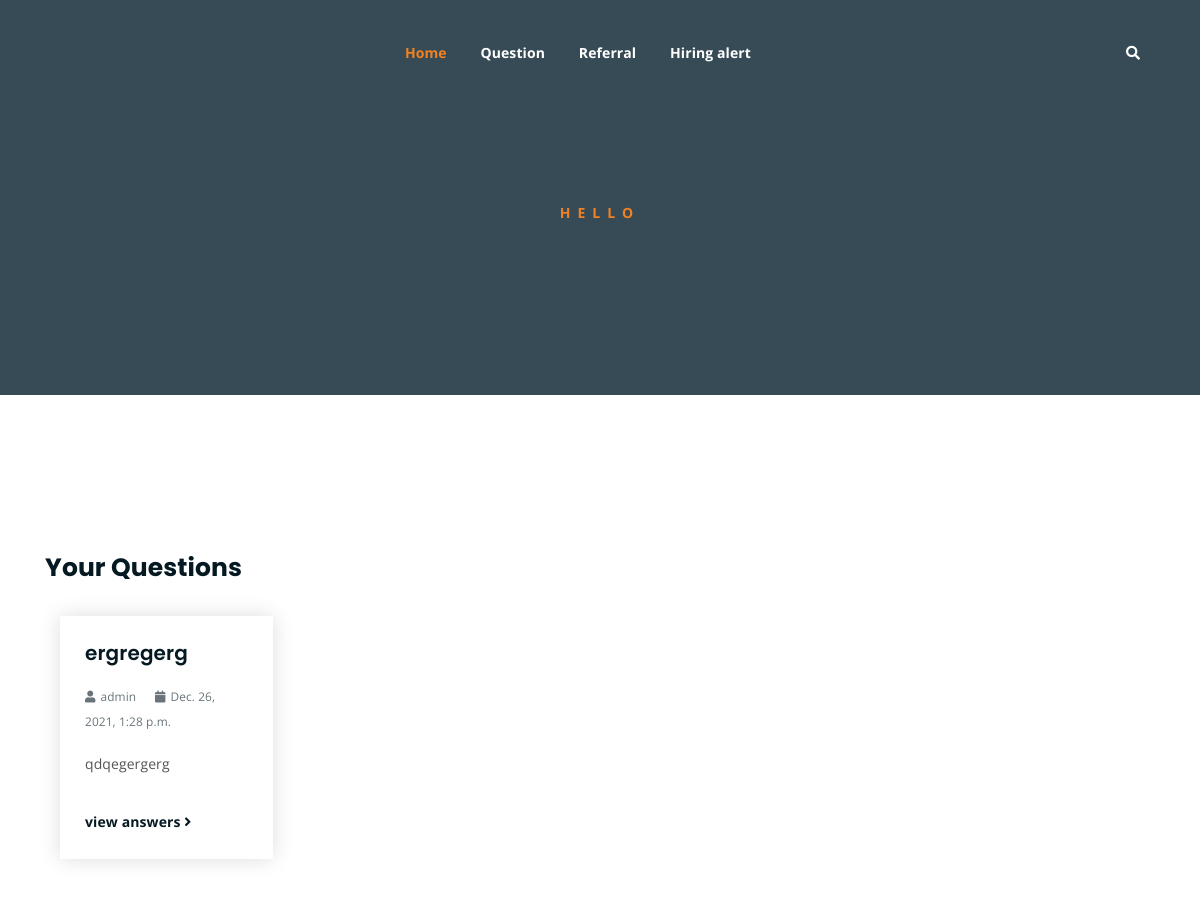
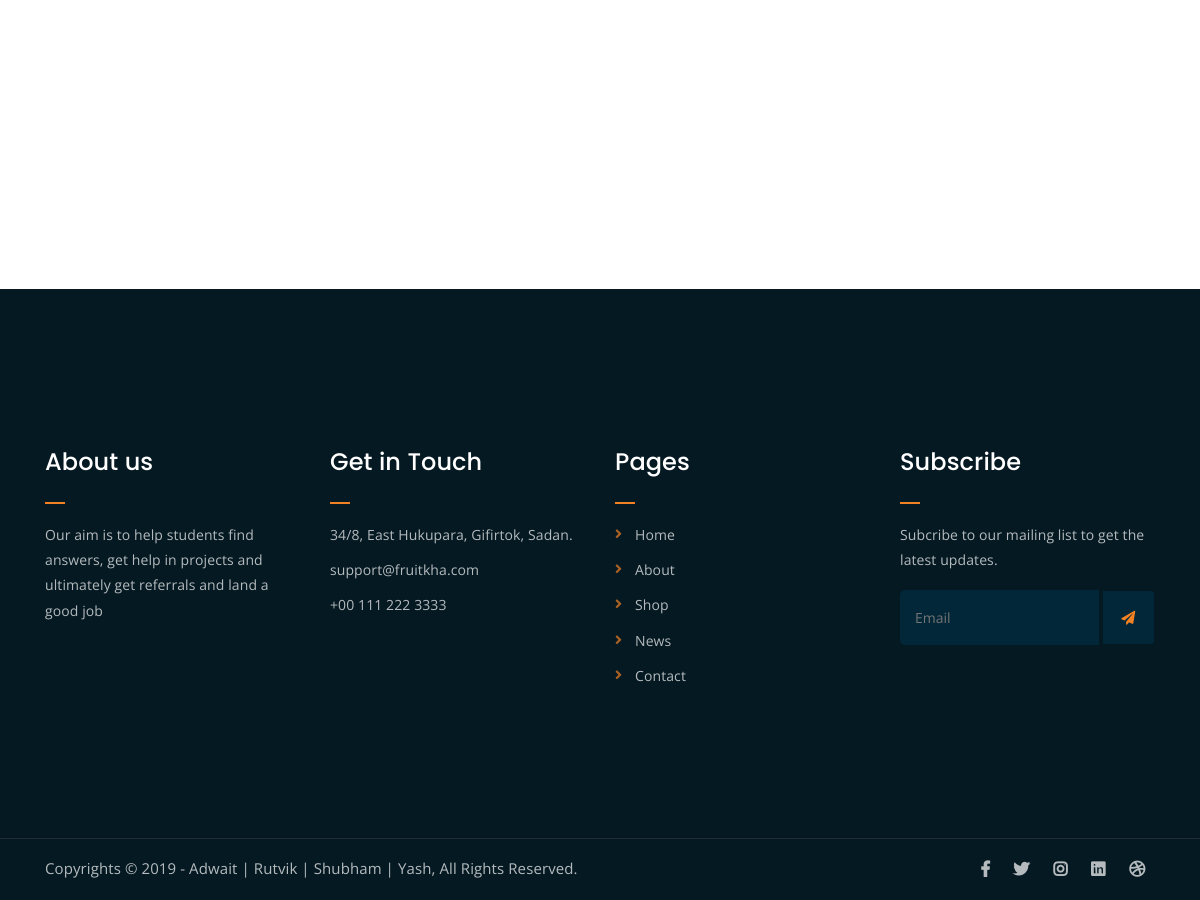
The page /Student/question/1/ on the database its author committed (2 pictures, top to bottom).
### main/models.py (models this page shows)
class Question(models.Model):
    title = models.CharField(max_length=500)
    description = models.TextField()
    image = models.ImageField(upload_to='mainapp/question_images/', null=True)
    student = models.ForeignKey(User, on_delete=models.CASCADE)
    date_posted = models.DateTimeField(default=datetime.datetime.now)

### main/views.py (the view)
def StudentQuestionListView(request, pk):
    context = {
        "student": Student.objects.filter(user__pk=pk).first(),
        "questions": Question.objects.filter(student__pk=pk),
    }
    print("in student")
    return render(request, "main/profile.html", context)

### main/templates/main/profile.html (shortened to what this page needs)
{% extends "main/base.html" %}
{% block content%}
<div class="breadcrumb-section breadcrumb-bg">
    <div class="container">
        <div class="row">
            <div class="col-lg-8 offset-lg-2 text-center">
                <div class="breadcrumb-text">
                    <p>Hello</p>
                </div>
            </div>
        </div>
    </div>
</div>
<div class="contact-from-section mt-150 mb-150">
    <div class="container">
        <div class="row">
            <div class="col-lg-8 mb-5 mb-lg-0">
                <div class="form-title">
                    <h2>Your Questions</h2>
                </div>
                {% for cur_quest in questions %}
                <div class="latest-news mb-150">
                    <div class="container">
                        <div class="row">
                            <div class="col-lg-4 col-md-6">
                                <div class="single-latest-news">
                                    <div class="news-text-box">
                                        <h3><a href="{%url 'Questions-detail' cur_quest.pk %}">{{cur_quest.title}}</a>
                                        </h3>
                                        <p class="blog-meta">
                                            <span class="author"><i
                                                    class="fas fa-user"></i>{{cur_quest.student.username}}</span>
                                            <span class="date"><i
                                                    class="fas fa-calendar"></i>{{cur_quest.date_posted}}</span>
                                        </p>
                                        <p class="excerpt">{{cur_quest.description}}</p>
                                        <a href="{%url 'Questions-detail' cur_quest.pk %}" class="read-more-btn">view
                                            answers <i class="fas fa-angle-right"></i></a>
                                    </div>
                                </div>
                            </div>
                        </div>
                    </div>
                </div>
                {% endfor %}
            </div>
        </div>
    </div>
</div>
{% endblock content%}

### main/static/main/css/main.css (style rules this page uses)
html { font-size: 14px; font-weight: 400; line-height: 28px; height: 100%; }
body { font-family: "Open Sans", sans-serif; font-weight: 400; font-size: 1rem; letter-spacing: 0.1px; line-height: 1.8; color: #051922; overflow-x: hidden; }
a { cursor: pointer; text-decoration: none; -webkit-transition: all 0.2s ease-in-out; -o-transition: all 0.2s ease-in-out; transition: all 0.2s ease-in-out; }
h1, .h1, h2, .h2, h3, .h3, h4, .h4, h5, .h5, h6, .h6 { font-family: "Poppins", sans-serif; font-weight: 700; margin: 0 0 1.25rem 0; color: #051922; }
h1:last-child, .h1:last-child, h2:last-child, .h2:last-child, h3:last-child, .h3:last-child, h4:last-child, .h4:last-child, h5:last-child, .h5:last-child, h6:last-child, .h6:last-child { margin: 0; }
h2, .h2 { font-size: 3rem; font-weight: 700; line-height: 3.25rem; }
h3, .h3 { font-size: 2rem; font-weight: 700; line-height: 2.25rem; }
p { font-family: "Open Sans", sans-serif; font-weight: 400; font-size: 1rem; letter-spacing: 0.1px; line-height: 1.8; color: #051922; margin: 0 0 1.25rem 0; }
.mt-150 { margin-top: 150px; }
.mb-150 { margin-bottom: 150px; }
a.read-more-btn { display: inline-block; margin-top: 15px; color: #051922; -webkit-transition: 0.3s; -o-transition: 0.3s; transition: 0.3s; font-weight: 700; }
.breadcrumb-bg { background-image: url(../img/breadcrumb-bg.jpg); }
.breadcrumb-text p { color: #F28123; font-weight: 700; text-transform: uppercase; letter-spacing: 7px; }
.breadcrumb-section { padding: 150px 0; background-size: cover; background-position: center center; position: relative; z-index: 1; background-attachment: fixed; padding-top: 200px; }
.breadcrumb-section:after { position: absolute; left: 0; top: 0; width: 100%; height: 100%; content: ""; background-color: #07212e; z-index: -1; opacity: 0.8; }
.single-latest-news { -webkit-box-shadow: 0 0 20px #dddddd; box-shadow: 0 0 20px #dddddd; -webkit-transition: 0.3s; -o-transition: 0.3s; transition: 0.3s; }
html, body { height: 100%; }
.single-latest-news h3 { font-size: 20px; line-height: 1.25em; font-weight: 600; }
.single-latest-news h3 a { color: #051922; }
p.blog-meta span { margin-right: 15px; opacity: 0.6; color: #051922; font-size: 0.85em; }
p.blog-meta span:last-child { margin-right: 0; }
p.blog-meta span i { margin-right: 5px; }
p.excerpt { line-height: 1.8; color: #555; }
.news-text-box { padding: 25px; border-bottom-left-radius: 5px; border-bottom-right-radius: 5px; }
.single-latest-news { margin-bottom: 30px; }
.form-title { margin-bottom: 25px; }
.form-title h2 { font-size: 25px; }

### rows shown on the page
Question: title "ergregerg", student.username "admin", date_posted "Dec. 26, 2021, 1:28 p.m.", description "qdqegergerg"
